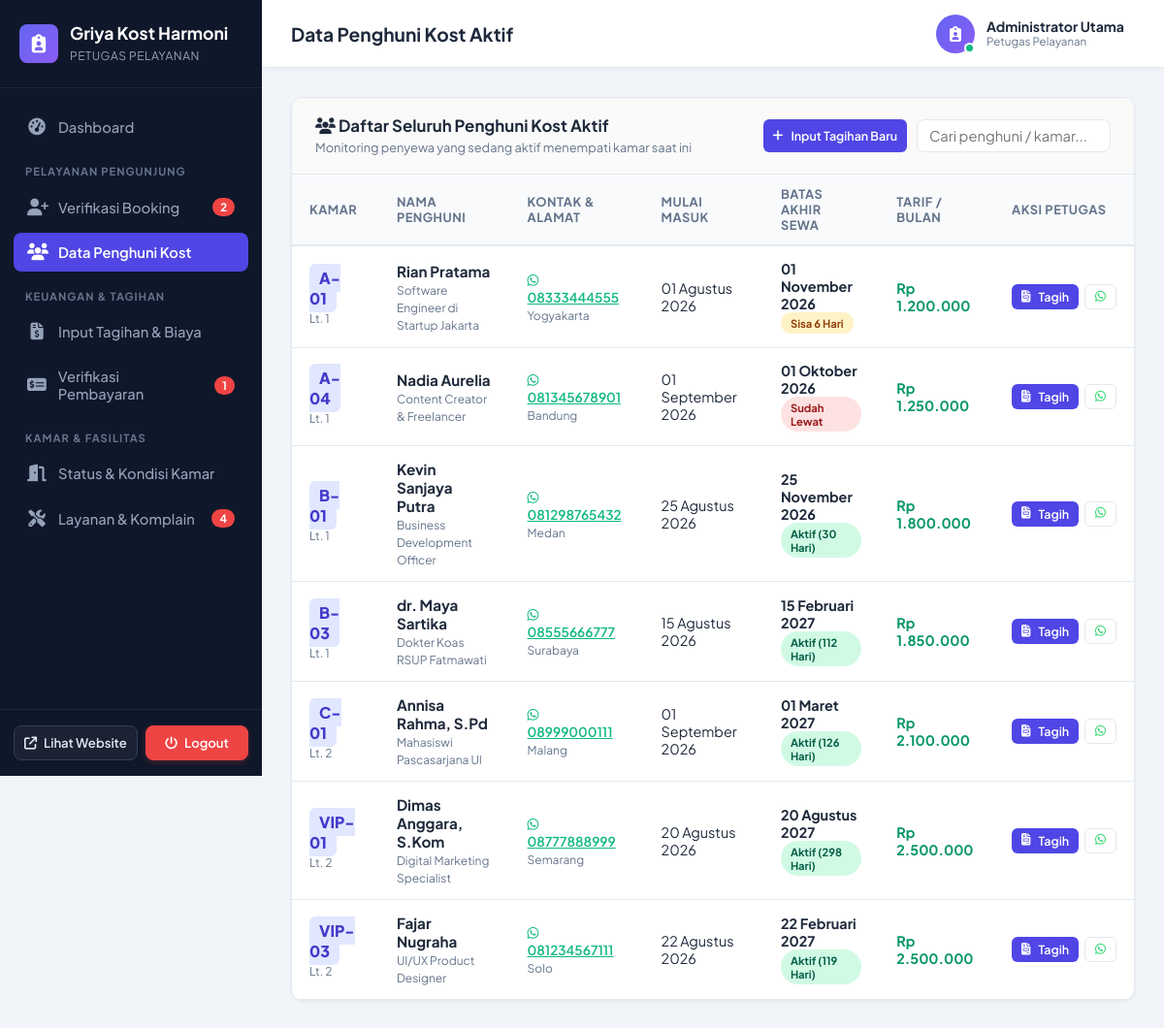
Page /petugas/penghuni.php (signed in) on the committed database.
### tables this page shows
CREATE TABLE `tbl_pengaturan` (
  `id` int(11) NOT NULL AUTO_INCREMENT,
  `nama_kost` varchar(100) NOT NULL DEFAULT 'Griya Kost Harmoni',
  `slogan` varchar(255) DEFAULT 'Hunian Modern, Bersih, Nyaman, Aman, dan Strategis',
  `logo` varchar(255) DEFAULT 'logo.png',
  `banner` varchar(255) DEFAULT 'banner.jpg',
  `deskripsi` text DEFAULT NULL,
  `alamat` text DEFAULT NULL,
  `kota` varchar(100) DEFAULT 'Jakarta Selatan',
  `no_telepon` varchar(20) DEFAULT '021-88997766',
  `no_wa` varchar(20) DEFAULT '081234567890',
  `email` varchar(100) DEFAULT 'kontak@griyakostharmoni.com',
  `nama_bank` varchar(50) DEFAULT 'Bank BCA',
  `no_rekening` varchar(50) DEFAULT '8830129841',
  `atas_nama` varchar(100) DEFAULT 'Griya Kost Harmoni',
  `qris_image` varchar(255) DEFAULT NULL,
  `updated_at` timestamp NOT NULL DEFAULT CURRENT_TIMESTAMP ON UPDATE CURRENT_TIMESTAMP,
  PRIMARY KEY (`id`)
);

CREATE TABLE `tbl_users` (
  `id_user` int(11) NOT NULL AUTO_INCREMENT,
  `username` varchar(50) NOT NULL UNIQUE,
  `password` varchar(255) NOT NULL,
  `nama_lengkap` varchar(100) NOT NULL,
  `email` varchar(100) NOT NULL UNIQUE,
  `no_hp` varchar(20) NOT NULL,
  `role` enum('admin','petugas','pengunjung') NOT NULL DEFAULT 'pengunjung',
  `foto` varchar(255) DEFAULT 'default_user.png',
  `alamat_asal` text DEFAULT NULL,
  `pekerjaan` varchar(100) DEFAULT 'Mahasiswa / Karyawan',
  `no_ktp` varchar(30) DEFAULT NULL,
  `status_aktif` enum('aktif','nonaktif') NOT NULL DEFAULT 'aktif',
  `created_at` timestamp NOT NULL DEFAULT CURRENT_TIMESTAMP,
  PRIMARY KEY (`id_user`)
);

CREATE TABLE `tbl_booking` (
  `id_booking` int(11) NOT NULL AUTO_INCREMENT,
  `kode_booking` varchar(30) NOT NULL UNIQUE,
  `id_user` int(11) NOT NULL,
  `id_kamar` int(11) NOT NULL,
  `tgl_booking` timestamp NOT NULL DEFAULT CURRENT_TIMESTAMP,
  `tgl_mulai_sewa` date NOT NULL,
  `durasi_bulan` int(11) NOT NULL DEFAULT 1,
  `tgl_selesai_sewa` date NOT NULL,
  `total_biaya` decimal(12,2) NOT NULL,
  `catatan` text DEFAULT NULL,
  `status_booking` enum('pending','disetujui','ditolak','aktif','selesai','dibatalkan') NOT NULL DEFAULT 'pending',
  `diverifikasi_oleh` int(11) DEFAULT NULL,
  `tgl_verifikasi` datetime DEFAULT NULL,
  PRIMARY KEY (`id_booking`),
  KEY `fk_booking_user` (`id_user`),
  KEY `fk_booking_kamar` (`id_kamar`),
  CONSTRAINT `fk_booking_user` FOREIGN KEY (`id_user`) REFERENCES `tbl_users` (`id_user`) ON DELETE CASCADE,
  CONSTRAINT `fk_booking_kamar` FOREIGN KEY (`id_kamar`) REFERENCES `tbl_kamar` (`id_kamar`) ON DELETE CASCADE
);

CREATE TABLE `tbl_kamar` (
  `id_kamar` int(11) NOT NULL AUTO_INCREMENT,
  `id_kategori` int(11) NOT NULL,
  `nomor_kamar` varchar(20) NOT NULL UNIQUE,
  `nama_kamar` varchar(100) NOT NULL,
  `lantai` int(11) NOT NULL DEFAULT 1,
  `ukuran` varchar(20) NOT NULL DEFAULT '3x4 meter',
  `harga_per_bulan` decimal(12,2) NOT NULL,
  `harga_per_tahun` decimal(12,2) DEFAULT NULL,
  `harga_per_hari` decimal(12,2) DEFAULT NULL,
  `status` enum('tersedia','terisi','renovasi') NOT NULL DEFAULT 'tersedia',
  `foto_utama` varchar(255) DEFAULT 'kamar_default.jpg',
  `deskripsi` text DEFAULT NULL,
  `created_at` timestamp NOT NULL DEFAULT CURRENT_TIMESTAMP,
  PRIMARY KEY (`id_kamar`),
  KEY `fk_kamar_kategori` (`id_kategori`),
  CONSTRAINT `fk_kamar_kategori` FOREIGN KEY (`id_kategori`) REFERENCES `tbl_kategori_kamar` (`id_kategori`) ON DELETE CASCADE
);

### petugas/penghuni.php (the view, shortened to what the rows shown need)
<?php
require_once __DIR__ . '/header.php';
$q_penghuni = mysqli_query($conn, "SELECT b.*, u.nama_lengkap, u.no_hp, u.email, u.alamat_asal, u.pekerjaan, k.nomor_kamar, k.nama_kamar, k.harga_per_bulan, k.lantai
                                   FROM tbl_booking b
                                   JOIN tbl_users u ON b.id_user = u.id_user
                                   JOIN tbl_kamar k ON b.id_kamar = k.id_kamar
                                   WHERE b.status_booking = 'aktif'
                                   ORDER BY k.nomor_kamar ASC");
?>
<div class="card">
    <div class="card-body" style="padding: 0;">
        <div class="table-responsive">
            <table class="data-table" id="penghuniTable">
                <thead>
                    <tr>
                        <th>Kamar</th>
                        <th>Nama Penghuni</th>
                        <th>Kontak & Alamat</th>
                        <th>Mulai Masuk</th>
                        <th>Batas Akhir Sewa</th>
                        <th>Tarif / Bulan</th>
                        <th>Aksi Petugas</th>
                    </tr>
                </thead>
                <tbody>
                    <?php if ($q_penghuni && mysqli_num_rows($q_penghuni) > 0): ?>
                        <?php while ($p = mysqli_fetch_assoc($q_penghuni)):
                            $sisa_hari = (strtotime($p['tgl_selesai_sewa']) - time()) / (60 * 60 * 24);
                        ?>
                            <tr>
                                <td>
                                    <span style="font-size: 1rem; font-weight: 800; color: #4338ca; background: #e0e7ff; padding: 4px 10px; border-radius: 6px;">
                                        <?= htmlspecialchars($p['nomor_kamar']) ?>
                                    </span><br>
                                    <small style="color: var(--adm-muted);">Lt. <?= $p['lantai'] ?></small>
                                </td>
                                <td>
                                    <b style="font-size: 0.95rem;"><?= htmlspecialchars($p['nama_lengkap']) ?></b><br>
                                    <small style="color: var(--adm-muted);"><?= htmlspecialchars($p['pekerjaan'] ?? 'Penghuni') ?></small>
                                </td>
                                <td>
                                    <a href="https://wa.me/<?= preg_replace('/[^0-9]/', '', $p['no_hp']) ?>?text=Halo%20<?= urlencode($p['nama_lengkap']) ?>%20(Kamar%20<?= urlencode($p['nomor_kamar']) ?>)" target="_blank" style="color: #10b981; font-weight: 600; font-size: 0.85rem;">
                                        <i class="fa-brands fa-whatsapp"></i> <?= htmlspecialchars($p['no_hp']) ?>
                                    </a><br>
                                    <small style="color: var(--adm-muted);"><?= htmlspecialchars($p['alamat_asal'] ?? '-') ?></small>
                                </td>
                                <td><?= tgl_indo($p['tgl_mulai_sewa']) ?></td>
                                <td>
                                    <b><?= tgl_indo($p['tgl_selesai_sewa']) ?></b><br>
                                    <?php if ($sisa_hari <= 7 && $sisa_hari >= 0): ?>
                                        <span class="badge badge-warning" style="font-size: 0.7rem;">Sisa <?= ceil($sisa_hari) ?> Hari</span>
                                    <?php elseif ($sisa_hari < 0): ?>
                                        <span class="badge badge-danger" style="font-size: 0.7rem;">Sudah Lewat</span>
                                    <?php else: ?>
                                        <span class="badge badge-success" style="font-size: 0.7rem;">Aktif (<?= ceil($sisa_hari) ?> Hari)</span>
                                    <?php endif; ?>
                                </td>
                                <td><b style="color: #059669;"><?= format_rupiah($p['harga_per_bulan']) ?></b></td>
                                <td>
                                    <div style="display: flex; gap: 6px;">
                                        <a href="tagihan_input.php?user=<?= $p['id_user'] ?>&kamar=<?= $p['id_kamar'] ?>" class="btn btn-primary btn-sm" title="Buat Tagihan">
                                            <i class="fa-solid fa-file-invoice"></i> Tagih
                                        </a>
                                        <a href="https://wa.me/<?= preg_replace('/[^0-9]/', '', $p['no_hp']) ?>?text=Halo%20<?= urlencode($p['nama_lengkap']) ?>,%20kami%20mengingatkan%20masa%20sewa%20kamar%20<?= urlencode($p['nomor_kamar']) ?>%20akan%20berakhir%20tanggal%20<?= urlencode(tgl_indo($p['tgl_selesai_sewa'])) ?>." target="_blank" class="btn btn-outline btn-sm" title="Ingatkan Sewa via WA" style="color: #25D366;">
                                            <i class="fa-brands fa-whatsapp"></i>
                                        </a>
                                    </div>
                                </td>
                            </tr>
                        <?php endwhile; ?>
                    <?php else: ?>
                        <tr><td colspan="7" style="text-align: center; color: var(--adm-muted);">Saat ini belum ada data penghuni aktif.</td></tr>
                    <?php endif; ?>
                </tbody>
            </table>
        </div>
    </div>
</div>
<?php require_once __DIR__ . '/footer.php'; ?>

### petugas/header.php (shortened to what the rows shown need)
<?php
require_once __DIR__ . '/../koneksi.php';
require_once __DIR__ . '/../config/helper.php';
$profil = get_profil_kost($conn);
$curr_user = get_current_user_data($conn);
?>
<!DOCTYPE html>
<html lang="id">
<head>
    <link rel="stylesheet" href="../assets/css/admin.css?v=<?= time() ?>">
    <link rel="stylesheet" href="https://cdnjs.cloudflare.com/ajax/libs/font-awesome/6.4.0/css/all.min.css">
</head>
<body>
<div class="admin-layout">
    <aside class="sidebar">
        <div class="sidebar-header">
            <div>
                <h2 class="sidebar-title"><?= htmlspecialchars($profil['nama_kost']) ?></h2>
                <span class="sidebar-subtitle">Petugas Pelayanan</span>
            </div>
        </div>
    </aside>
    <div class="main-wrapper">
        <header class="topbar">
            <div class="topbar-right">
                <div class="user-profile-btn" style="cursor: default;">
                    <div class="user-info">
                        <span class="user-name"><?= htmlspecialchars($curr_user['nama_lengkap'] ?? 'Petugas') ?></span>
                        <span class="user-role-badge">Petugas Pelayanan</span>
                    </div>
                </div>
            </div>
        </header>
        <main class="page-content">

### rows in the picture
tbl_pengaturan: nama_kost "Griya Kost Harmoni"
tbl_users: nama_lengkap "Administrator Utama"
tbl_booking: id_kamar.nomor_kamar "A-01", id_kamar.lantai "1", id_user.nama_lengkap "Rian Pratama", id_user.pekerjaan "Software Engineer di Startup Jakarta", id_user.no_hp "08333444555", id_user.alamat_asal "Yogyakarta", tgl_mulai_sewa "01 Agustus 2026", tgl_selesai_sewa "01 November 2026", id_kamar.harga_per_bulan "Rp 1.200.000"
tbl_booking: id_kamar.nomor_kamar "A-04", id_kamar.lantai "1", id_user.nama_lengkap "Nadia Aurelia", id_user.pekerjaan "Content Creator & Freelancer", id_user.no_hp "081345678901", id_user.alamat_asal "Bandung", tgl_mulai_sewa "01 September 2026", tgl_selesai_sewa "01 Oktober 2026", shows "Sudah Lewat", id_kamar.harga_per_bulan "Rp 1.250.000"
tbl_booking: id_kamar.nomor_kamar "B-01", id_kamar.lantai "1", id_user.nama_lengkap "Kevin Sanjaya Putra", id_user.pekerjaan "Business Development Officer", id_user.no_hp "081298765432", id_user.alamat_asal "Medan", tgl_mulai_sewa "25 Agustus 2026", tgl_selesai_sewa "25 November 2026", id_kamar.harga_per_bulan "Rp 1.800.000"
tbl_booking: id_kamar.nomor_kamar "B-03", id_kamar.lantai "1", id_user.nama_lengkap "dr. Maya Sartika", id_user.pekerjaan "Dokter Koas RSUP Fatmawati", id_user.no_hp "08555666777", id_user.alamat_asal "Surabaya", tgl_mulai_sewa "15 Agustus 2026", tgl_selesai_sewa "15 Februari 2027", id_kamar.harga_per_bulan "Rp 1.850.000"
tbl_booking: id_kamar.nomor_kamar "C-01", id_kamar.lantai "2", id_user.nama_lengkap "Annisa Rahma, S.Pd", id_user.pekerjaan "Mahasiswi Pascasarjana UI", id_user.no_hp "08999000111", id_user.alamat_asal "Malang", tgl_mulai_sewa "01 September 2026", tgl_selesai_sewa "01 Maret 2027", id_kamar.harga_per_bulan "Rp 2.100.000"
tbl_booking: id_kamar.nomor_kamar "VIP-01", id_kamar.lantai "2", id_user.nama_lengkap "Dimas Anggara, S.Kom", id_user.pekerjaan "Digital Marketing Specialist", id_user.no_hp "08777888999", id_user.alamat_asal "Semarang", tgl_mulai_sewa "20 Agustus 2026", tgl_selesai_sewa "20 Agustus 2027", id_kamar.harga_per_bulan "Rp 2.500.000"
tbl_booking: id_kamar.nomor_kamar "VIP-03", id_kamar.lantai "2", id_user.nama_lengkap "Fajar Nugraha", id_user.pekerjaan "UI/UX Product Designer", id_user.no_hp "081234567111", id_user.alamat_asal "Solo", tgl_mulai_sewa "22 Agustus 2026", tgl_selesai_sewa "22 Februari 2027", id_kamar.harga_per_bulan "Rp 2.500.000"

### other values in the picture
$pending_booking "2"
$pending_bayar "1"
$pending_komplain "4"
$page_title "Data Penghuni Kost Aktif"
